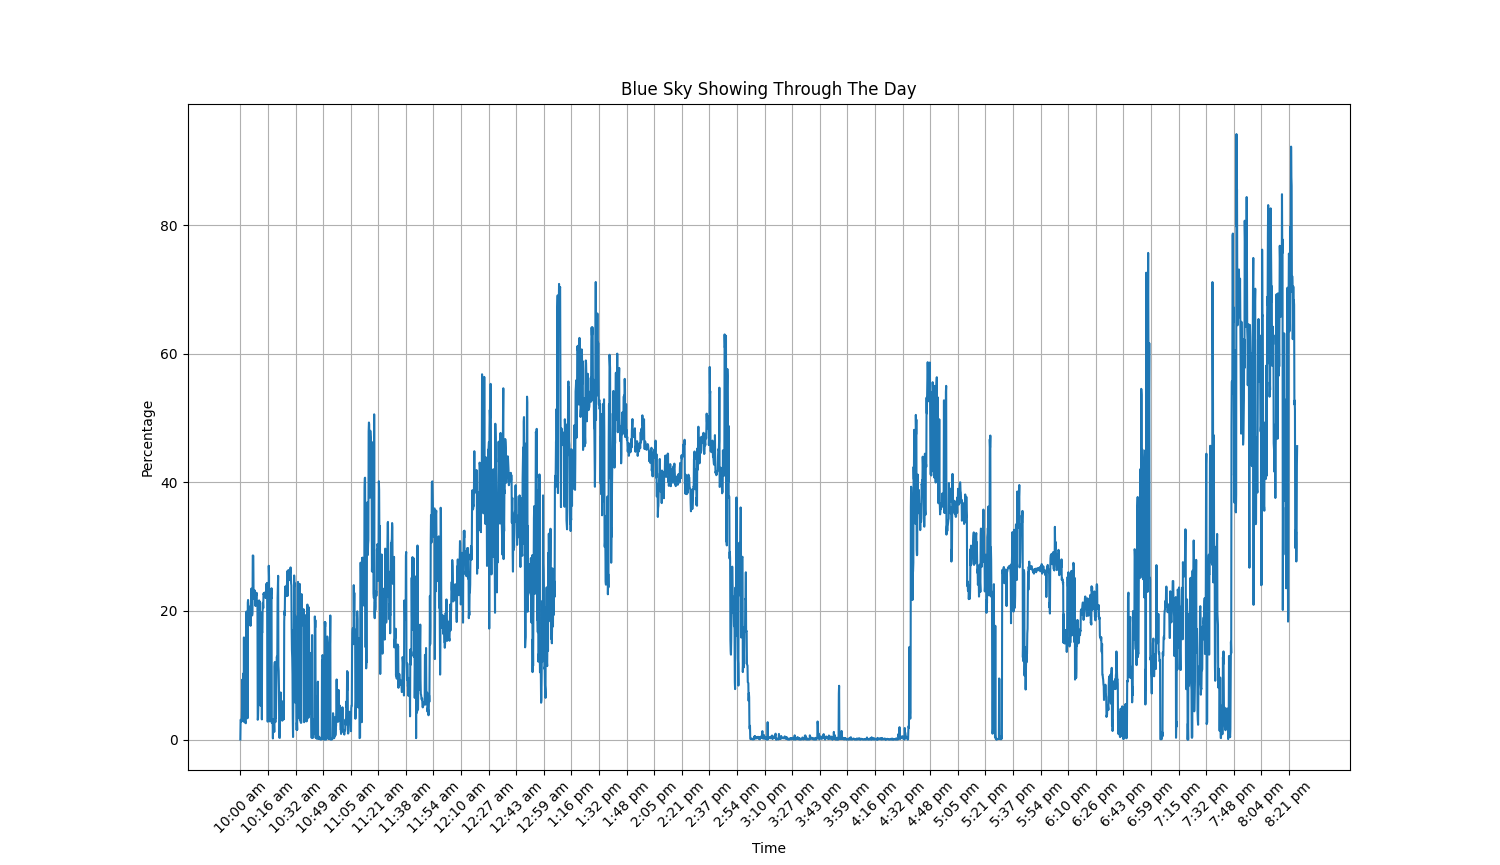

Source code (Python):
import json
import matplotlib.pyplot as plt

#   og clip had 5780 frames over 5AM - 9PM => 16hrs
#   3:12 over 16hrs
#   57600 real secs compressed to 192 secs
#   300 realtime seconds / vid second
#   5 min realtime / vid second
#   cut 60 sec from start and 5 from end
#   300 mins realtime cut from start, 25 mins realtime cut from end
#   Trimmed time lapse: 10:00 AM - 8:35 PM
#   960 mins in 16 hrs
#   mins per frame = 960 / 5780 ~ .16
#   about 9.81 seconds per frame

def intToTime(num):
    numSecs = int(9.81 * num)
    numMins = int(numSecs / 60)
    hours = int(numMins / 60)
    mins = numMins % 60
    finalHour = hours + 10
    meridian = "am"
    if(finalHour > 12):
        finalHour = finalHour % 12
        if(finalHour == 0):
            finalHour = 12
        meridian = "pm"
    time = f'{finalHour}:{"{:02d}".format(mins)} {meridian}'
    return time

data = {}

for i in range(39):
    f = open(f'./data/framedataBatch{i}')
    update = json.load(f)
    data = {**data, **update}
    f.close

x = [int(k) for k in data.keys()]
y = [v for v in data.values()]

labels = [intToTime(i) for i in range(3831)]

plt.figure(figsize=(15, 10))  
plt.plot(x, y)  
plt.xticks(x[::100], labels[::100], rotation=45)

plt.title('Blue Sky Showing Through The Day')
plt.xlabel('Time')
plt.ylabel('Percentage')

plt.grid(True)
plt.show()
